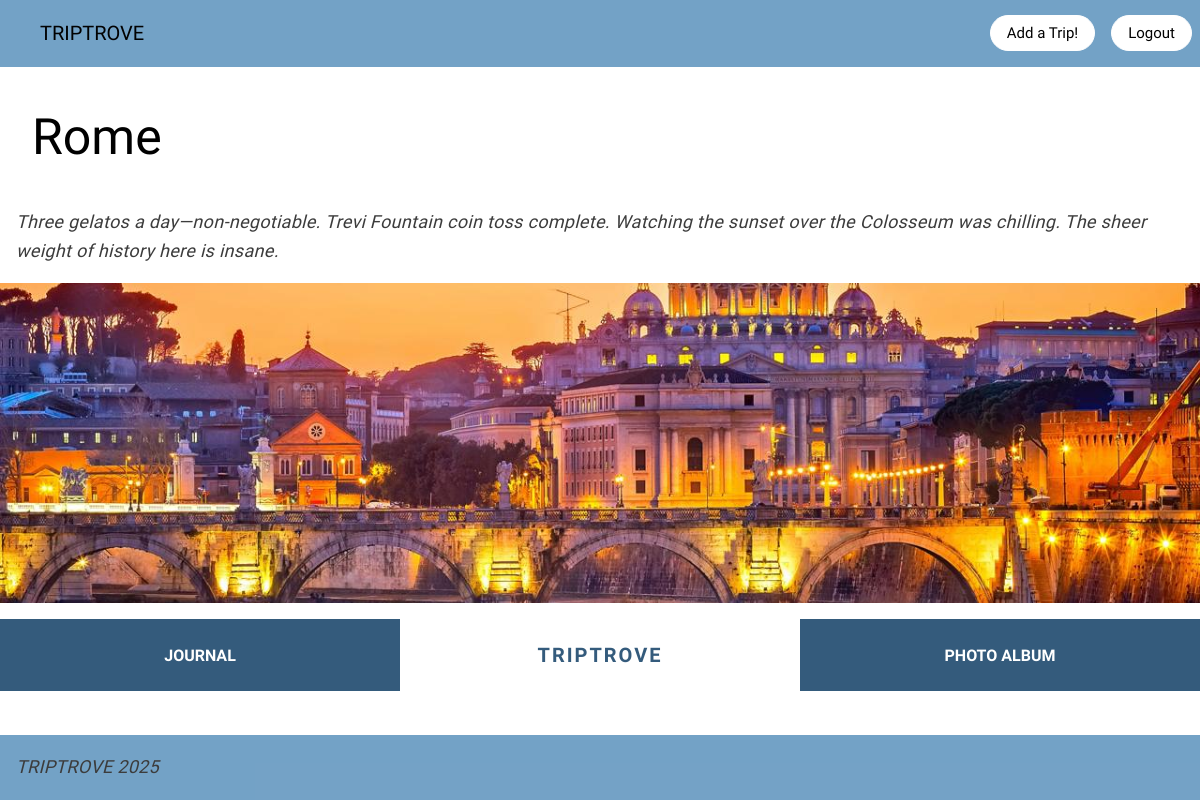
Screenshot of /trip/34 (signed in) with the database file from the repository.
### tables this page shows
CREATE TABLE Trips (
            trip_id INTEGER PRIMARY KEY AUTOINCREMENT,
            trip_location TEXT NOT NULL,
            trip_start TEXT NOT NULL,
            trip_end TEXT NOT NULL,
            trip_image TEXT,
            trip_description TEXT,
            rating INTEGER DEFAULT 0 CHECK(rating >= 0 AND rating <= 5)
        , user_id INTEGER DEFAULT 1 NOT NULL);

### app.py (the view)
@app.route('/trip/<int:trip_id>')
@login_required
def trip(trip_id):
    conn = sqlite3.connect('part_a.db')
    conn.row_factory = sqlite3.Row
    cursor = conn.cursor()
    cursor.execute('SELECT * FROM Trips WHERE trip_id = ? AND user_id = ?', (trip_id, session['user_id']))
    trip = cursor.fetchone()
    conn.close()
    if trip is None:
        return "Trip not found", 404
    return render_template('trip.html', trip=trip)

### app.py (called while the page is built)
def login_required(f):
    @wraps(f)
    def decorated_function(*args, **kwargs):
        if 'user_id' not in session:
            return redirect(url_for('login'))
        return f(*args, **kwargs)
    return decorated_function

### templates/trip.html
{% extends "base.html" %}
{% block head %}
<header>
    <h1>
        <a href="/">TRIPTROVE</a>
    </h1>
    <nav>
        <a href="/create">Add a Trip!</a>
        <a href="/logout">Logout</a>
    </nav>
</header>
{% endblock %}
{% block body %}
<div>
    <h2>{{trip.trip_location}}</h2>
    <div>
        <p>{{trip.trip_description}}</p>
        <div class="pan">
        {% if trip.trip_image %}
            <img src="{{ url_for('static', filename=trip.trip_image) }}" alt="{{ trip.trip_location }}">
        {% else %}
            <img src="{{ url_for('static', filename='nyc.jpeg') }}" alt="{{ trip.trip_location }}">
        {% endif %}
        </div>
        <div class="trip-buttons">
            <a href="/journal/{{trip.trip_id}}" class="trip-btn">JOURNAL</a>
            <div class="trip-center-brand">TRIPTROVE</div>
            <a href="/album/{{trip.trip_id}}" class="trip-btn">PHOTO ALBUM</a>
        </div>
    </div>
</div>
{% endblock %}
{% block footer %}
<p>TRIPTROVE 2025</p>
{% endblock %}

### templates/base.html (shortened to what this page needs)
<!DOCTYPE html>
<html lang="en">
<head>
   <link rel="stylesheet" href="{{ url_for('static', filename='style.css') }}">
   {% block head %}
   {% endblock %}
</head>
<body>
   {% block body %}
   {% endblock %}
</body>
<footer>
{% block footer %}
{% endblock %}
</footer>
</html>

### static/style.css (style rules this page uses)
h1, h1 a { font-family: 'Nunito Sans', sans-serif; font-size: 20px; font-weight: lighter; color: rgb(1,1,1); padding: 0; padding-left: 1rem; border: none; background-color: transparent; border-radius: 0; text-decoration: none; }
h2 { font-family: 'Nunito Sans', sans-serif; font-size: 50px; font-weight: normal; color: rgb(0, 0, 0); padding-left: 2rem; }
p { font-family: 'Nunito Sans', sans-serif; font-size: 18px; font-weight: 300; font-style: italic; color: rgb(60, 60, 60); margin-left: 1rem; line-height: 1.6; letter-spacing: 0.3px; }
body { margin: 0; padding: 0; min-height: 100vh; display: flex; flex-direction: column; }
header { display: flex; justify-content: space-between; align-items: center; background-color: rgba(46, 116, 170, 0.667); padding: 0.5rem; }
nav { display: flex; gap: 1rem; position: relative; }
nav a { font-family: 'Nunito Sans', sans-serif; font-size: 15px; font-weight: lighter; color: rgb(1,1,1); text-decoration: none; padding: 0.5rem 0.1rem; padding-left: 1rem; padding-right: 1rem; border: 1px solid rgb(255, 255, 255); background-color: rgb(255, 255, 255); border-radius: 25px; display: inline-block; }
footer { display: flex; justify-content: space-between; background-color: rgba(46, 116, 170, 0.667); text-align: center; padding: 0.001rem; margin-top: auto; }
.pan { width: 100%; height: 40vh; }
.pan img { width: 100%; height: 100%; object-fit: cover; display: block; }
.trip-buttons { display: flex; gap: 1; margin-top: 1rem; align-items: stretch; }
.trip-btn { font-family: 'Nunito Sans', sans-serif; font-size: 16px; font-weight: bold; color: rgb(255, 255, 255); text-decoration: none; padding: 1.5rem 2rem; background-color: rgb(52, 91, 124); flex: 1; text-align: center; cursor: pointer; border-radius: 0; display: flex; align-items: center; justify-content: center; }
.trip-center-brand { font-family: 'Nunito Sans', sans-serif; font-size: 20px; font-weight: bold; color: rgb(52, 91, 124); background-color: white; flex: 1; display: flex; align-items: center; justify-content: center; padding: 1.5rem 2rem; letter-spacing: 0.1em; }

### rows the page displays
Trips: trip_location "Rome", trip_description "Three gelatos a day—non-negotiable. Trevi Fountain coin toss complete. Watching the sunset over the Colosseum was chilling. The sheer weight of history here is insane.", trip_image (picture)
